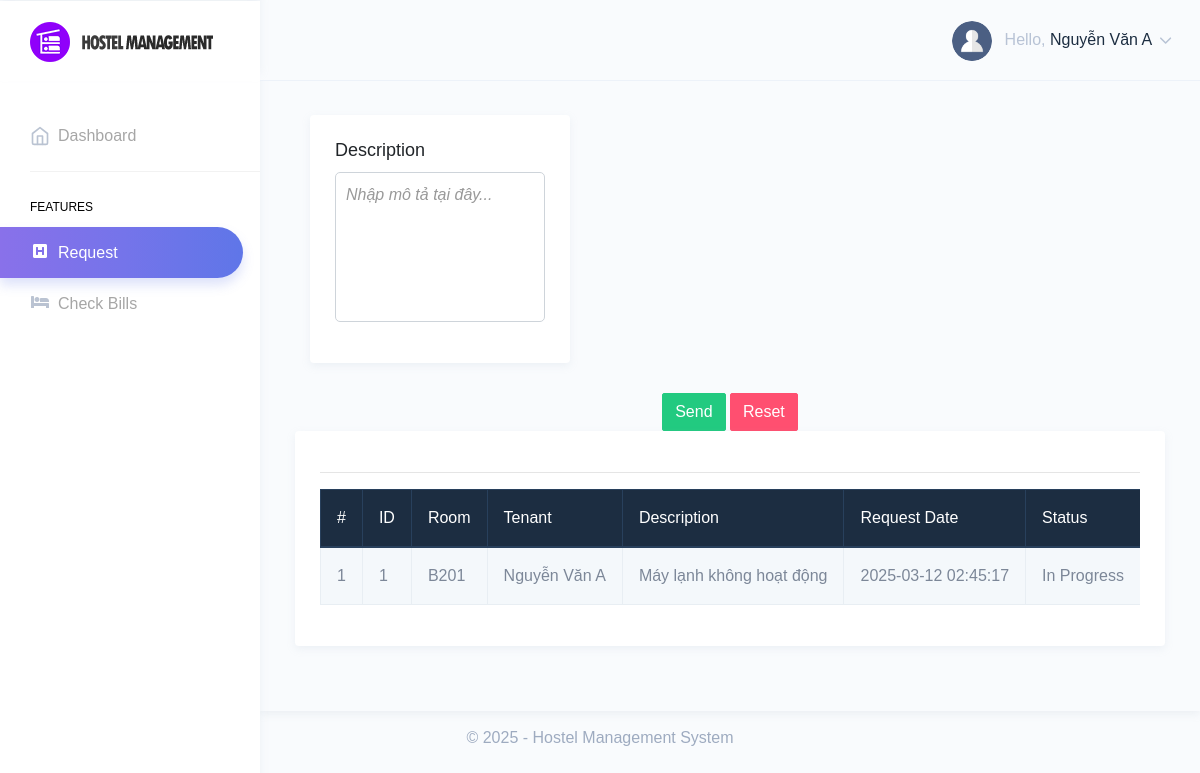
Screenshot of /tenant/request.php (signed in) with the database file from the repository.
### tables this page shows
CREATE TABLE `tenants` (
  `tenant_id` int(11) NOT NULL,
  `full_name` varchar(100) NOT NULL,
  `phone` varchar(15) NOT NULL,
  `email` varchar(100) NOT NULL,
  `id_card_number` varchar(20) NOT NULL,
  `address` text NOT NULL,
  `username` varchar(50) NOT NULL,
  `password` varchar(255) NOT NULL
);

CREATE TABLE `maintenance_requests` (
  `id` int(11) NOT NULL,
  `room_id` int(11) NOT NULL,
  `tenant_id` int(11) NOT NULL,
  `description` text NOT NULL,
  `request_date` datetime DEFAULT current_timestamp(),
  `status` enum('pending','in_progress','completed') DEFAULT 'pending'
);

CREATE TABLE `rooms` (
  `id` int(11) NOT NULL,
  `room_number` varchar(10) NOT NULL,
  `status` enum('available','occupied','under_maintenance') DEFAULT 'available',
  `price` decimal(10,2) NOT NULL,
  `description` text DEFAULT NULL,
  `created_at` datetime DEFAULT current_timestamp()
);

### tenant/request.php (the view, shortened to what this page needs)
<?php
include('../includes/dbconn.php');
?>
<!DOCTYPE html>
<html dir="ltr" lang="en">
<head>
    <link href="../assets/extra-libs/c3/c3.min.css" rel="stylesheet">
    <link href="../dist/css/style.min.css" rel="stylesheet">
</head>
<body>
    <div id="main-wrapper" data-theme="light" data-layout="vertical" data-navbarbg="skin6" data-sidebartype="full"
        data-sidebar-position="fixed" data-header-position="fixed" data-boxed-layout="full">
        <header class="topbar" data-navbarbg="skin6">
            <?php include '../includes/tenant-navigation.php'?>
        </header>
        <aside class="left-sidebar" data-sidebarbg="skin6">
            <div class="scroll-sidebar" data-sidebarbg="skin6">
                <?php include '../includes/tenant-sidebar.php'?>
            </div>
        </aside>
        <div class="page-wrapper">
            <div class="container-fluid">
            <form id="maintenanceForm" method="POST">
                <div class="col-sm-12 col-md-6 col-lg-4">
                    <div class="card">
                        <div class="card-body">
                            <h4 class="card-title">Description</h4>
                            <div class="form-group">
                                <div id="description" class="editable-div" contenteditable="true" data-placeholder="Nhập mô tả tại đây..."></div>
                            </div>
                        </div>
                    </div>
                </div>
                <div class="form-actions">
                    <div class="text-center">
                        <button type="submit" class="btn btn-success">Send</button>
                        <button type="button" id="resetBtn" class="btn btn-danger">Reset</button>
                    </div>
                </div>
            </form>
                <div class="row">
                    <div class="col-12">
                        <div class="card">
                            <div class="card-body">
                            <hr>
                                <div class="table-responsive">
                                    <table id="zero_config" class="table table-striped table-hover table-bordered no-wrap">
                                    <thead class="thead-dark">
                                            <tr>
                                                <th>#</th>
                                                <th>ID</th>
                                                <th>Room</th>
                                                <th>Tenant</th>
                                                <th>Description</th>
                                                <th>Request Date</th>
                                                <th>Status</th>
                                            </tr>
                                        </thead>
                                        <tbody>
                                        <?php
                                            $ret="SELECT m.id, r.room_number, t.full_name,
                                                         m.description, m.request_date, m.status
                                                  FROM maintenance_requests m
                                                  JOIN rooms r ON m.room_id = r.id
                                                  JOIN tenants t ON m.tenant_id = t.tenant_id";
                                            $stmt= $mysqli->prepare($ret) ;
                                            $stmt->execute() ;
                                            $res=$stmt->get_result();
                                            $cnt=1;
                                            while($row=$res->fetch_object())
                                                {
                                                    ?>
                                        <tr><td><?php echo $cnt;;?></td>
                                        <td><?php echo $row->id;?></td>
                                        <td><?php echo $row->room_number;?></td>
                                        <td><?php echo $row->full_name;?></td>
                                        <td><?php echo $row->description;?></td>
                                        <td><?php echo $row->request_date;?></td>
                                        <td><?php echo ucwords(str_replace('_', ' ', $row->status)); ?></td>
                                        </tr>
                                            <?php
                                                $cnt=$cnt+1;
                                            } ?>
									    </tbody>
                                    </table>
                                </div>
                            </div>
                        </div>
                    </div>
                </div>
        </div>
            </div>
            <?php include '../includes/footer.php' ?>
        </div>
</body>
</html>

### includes/tenant-navigation.php (shortened to what this page needs)
<nav class="navbar top-navbar navbar-expand-md">
                <div class="navbar-header" data-logobg="skin6">
                    <div class="navbar-brand">
                        <a href="index.html">
                            <b class="logo-icon">
                                <img src="../assets/images/logo-icon-nav.png" alt="homepage" class="dark-logo" />
                            </b>
                            <span class="logo-text">
                                <img src="../assets/images/logo-text-nav.png" alt="homepage" class="dark-logo" />
                            </span>
                        </a>
                    </div>
                </div>
                <div class="navbar-collapse collapse" id="navbarSupportedContent">
                    <ul class="navbar-nav float-right">
                        <li class="nav-item dropdown">
                            <a class="nav-link dropdown-toggle" href="javascript:void(0)" data-toggle="dropdown"
                                aria-haspopup="true" aria-expanded="false">
                                <img src="../assets/images/users/user-icn.png" alt="user" class="rounded-circle"
                                    width="40">
                                    <?php
                                    $aid=$_SESSION['tenant_id'];
                                        $ret="select * from tenants where tenant_id=?";
                                        $stmt= $mysqli->prepare($ret) ;
                                        $stmt->bind_param('i',$aid);
                                        $stmt->execute();
                                        $res=$stmt->get_result();
                                        while($row=$res->fetch_object())
                                        {
                                            ?>
                                <span class="ml-2 d-none d-lg-inline-block"><span>Hello,</span> <span
                                        class="text-dark"><?php echo $row->full_name; }?></span> <i data-feather="chevron-down"
                                        class="svg-icon"></i></span>
                            </a>
                        </li>
                    </ul>
                </div>
            </nav>

### tenant/request.php (style rules this page uses)
.editable-div { width: 100%; min-height: 150px; border: 1px solid #ced4da; border-radius: 5px; padding: 10px; background-color: #fff; overflow-y: auto; }
.editable-div:empty:before { content: attr(data-placeholder); color: #999; font-style: italic; }

### rows the page displays
tenants: full_name "Nguyễn Văn A"
maintenance_requests: id "1", room.room_number "B201", tenant.full_name "Nguyễn Văn A", description "Máy lạnh không hoạt động", request_date "2025-03-12 02:45:17", status "In Progress"
